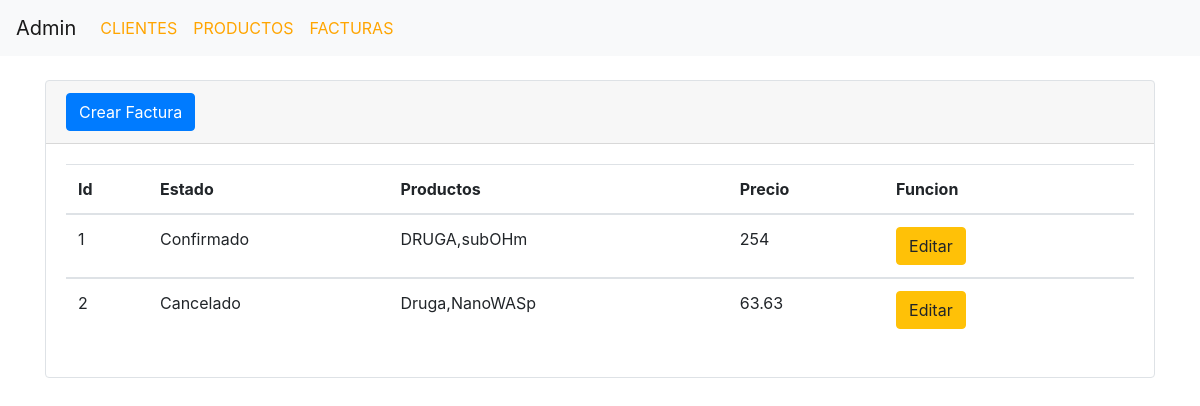
/Admin/facturas.php, run on the app's committed database.
### tables this page shows
CREATE TABLE detallePedido( id_Pedido INT (10)AUTO_INCREMENT PRIMARY KEY, estado VARCHAR(100) , productos VARCHAR(50), precio FLOAT (5));

### Admin/facturas.php (the view, shortened to what this page needs)
<!DOCTYPE html>
<html>
<head>
  <link rel="stylesheet" href="https://stackpath.bootstrapcdn.com/bootstrap/4.3.1/css/bootstrap.min.css">
  <link rel="stylesheet" type="text/css" href="css/style.css">
  <nav class="navbar navbar-expand-lg navbar-light bg-light">
    <a class="navbar-brand" href="#">Admin</a>
    <div class="collapse navbar-collapse" id="navbarTogglerDemo03">
      <ul class="navbar-nav mr-auto mt-2 mt-lg-0">
        <li class="nav-item">
          <a class="nav-link" href="clientes.php">CLIENTES <span class="sr-only"></span></a>
        </li>
        <li class="nav-item">
          <a class="nav-link" href="productos.php">PRODUCTOS</a>
        </li>
        <li class="nav-item">
          <a class="nav-link" href="facturas.php">FACTURAS</a>
        </li>
      </ul>
    </div>
  </nav>
  <div class="container mt-4">
    <div class="card border info">
      <div class="card-header">
        <a href="crearFactura.php" class="btn btn-primary">Crear Factura</a>
      </div>
      <div class="card-body">
        <table class="table table-hover">
          <thead>
            <th>Id</th>
            <th>Estado</th>
            <th>Productos</th>
            <th>Precio</th>
            <th>Funcion
            <th>
          </thead>
          <tbody>
            <?php require_once( "Accion/datos.php ");
            $sql = "Select * from detallepedido";
            $result = mysqli_query($conexion, $sql);
            while ($mostrar = mysqli_fetch_array($result)) {
              ?>
              <td><?php echo $mostrar['id_Pedido'] ?></td>
              <td><?php echo $mostrar['estado'] ?></td>
              <td><?php echo $mostrar['productos'] ?></td>
              <td><?php echo $mostrar['precio'] ?></td>
              <td><a class="btn btn-warning" href="Accion/editarFacturas.php?id=<?php echo $mostrar['id_Pedido'] ?>">Editar</a>
              <td>
            </tbody>
          <?php }
        ?>
        </table>
      </div>
    </div>
  </div>
  </body>
</html>

### css/style.css (style rules this page uses)
.navbar-light .navbar-nav .nav-link { color: orange; }

### data on the page
detallepedido: id_Pedido "1", estado "Confirmado", productos "DRUGA,subOHm", precio "254"
detallepedido: id_Pedido "2", estado "Cancelado", productos "Druga,NanoWASp", precio "63.63"
